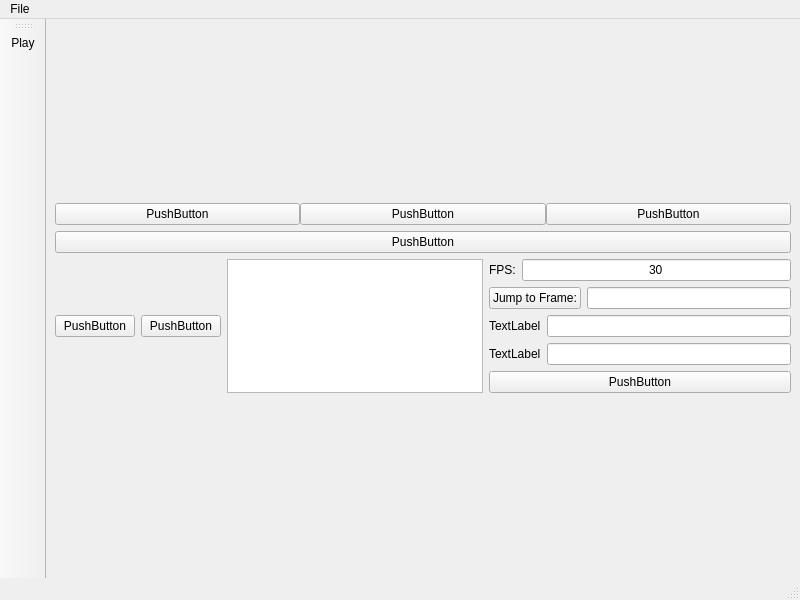
<?xml version="1.0" encoding="UTF-8"?>
<ui version="4.0">
 <class>MainWindow</class>
 <widget class="QMainWindow" name="MainWindow">
  <property name="geometry">
   <rect>
    <x>0</x>
    <y>0</y>
    <width>800</width>
    <height>600</height>
   </rect>
  </property>
  <property name="windowTitle">
   <string>MainWindow</string>
  </property>
  <widget class="QWidget" name="centralwidget">
   <layout class="QVBoxLayout" name="verticalLayout_6">
    <item>
     <layout class="QVBoxLayout" name="verticalLayout_5">
      <item>
       <layout class="QVBoxLayout" name="layout_vid">
        <item>
         <layout class="QHBoxLayout" name="horizontalLayout_3">
          <property name="spacing">
           <number>0</number>
          </property>
          <item>
           <widget class="QPushButton" name="b_video_left">
            <property name="sizePolicy">
             <sizepolicy hsizetype="Minimum" vsizetype="Fixed">
              <horstretch>0</horstretch>
              <verstretch>0</verstretch>
             </sizepolicy>
            </property>
            <property name="text">
             <string>PushButton</string>
            </property>
           </widget>
          </item>
          <item>
           <widget class="QPushButton" name="b_video_up">
            <property name="text">
             <string>PushButton</string>
            </property>
           </widget>
          </item>
          <item>
           <widget class="QPushButton" name="b_video_right">
            <property name="text">
             <string>PushButton</string>
            </property>
           </widget>
          </item>
         </layout>
        </item>
        <item>
         <widget class="QPushButton" name="b_video_down">
          <property name="text">
           <string>PushButton</string>
          </property>
         </widget>
        </item>
       </layout>
      </item>
      <item>
       <layout class="QHBoxLayout" name="horizontalLayout_7">
        <item>
         <layout class="QVBoxLayout" name="layout_plot">
          <item>
           <layout class="QHBoxLayout" name="horizontalLayout">
            <item>
             <widget class="QPushButton" name="b_plot_left">
              <property name="text">
               <string>PushButton</string>
              </property>
             </widget>
            </item>
            <item>
             <widget class="QPushButton" name="b_plot_right">
              <property name="text">
               <string>PushButton</string>
              </property>
             </widget>
            </item>
           </layout>
          </item>
         </layout>
        </item>
        <item>
         <widget class="QListWidget" name="lw_data">
          <property name="sizePolicy">
           <sizepolicy hsizetype="Preferred" vsizetype="Preferred">
            <horstretch>0</horstretch>
            <verstretch>0</verstretch>
           </sizepolicy>
          </property>
         </widget>
        </item>
        <item>
         <layout class="QVBoxLayout" name="verticalLayout">
          <item>
           <layout class="QHBoxLayout" name="horizontalLayout_2">
            <item>
             <widget class="QLabel" name="l_fps">
              <property name="text">
               <string>FPS:</string>
              </property>
             </widget>
            </item>
            <item>
             <widget class="QLineEdit" name="t_fps">
              <property name="layoutDirection">
               <enum>Qt::LeftToRight</enum>
              </property>
              <property name="text">
               <string>30</string>
              </property>
              <property name="alignment">
               <set>Qt::AlignCenter</set>
              </property>
             </widget>
            </item>
           </layout>
          </item>
          <item>
           <layout class="QVBoxLayout" name="verticalLayout_4">
            <item>
             <layout class="QVBoxLayout" name="verticalLayout_3">
              <item>
               <layout class="QHBoxLayout" name="horizontalLayout_4">
                <item>
                 <widget class="QPushButton" name="b_jump">
                  <property name="text">
                   <string>Jump to Frame:</string>
                  </property>
                 </widget>
                </item>
                <item>
                 <widget class="QLineEdit" name="t_frame"/>
                </item>
               </layout>
              </item>
              <item>
               <layout class="QHBoxLayout" name="horizontalLayout_5">
                <item>
                 <widget class="QLabel" name="label_2">
                  <property name="text">
                   <string>TextLabel</string>
                  </property>
                 </widget>
                </item>
                <item>
                 <widget class="QLineEdit" name="lineEdit_2"/>
                </item>
               </layout>
              </item>
              <item>
               <layout class="QHBoxLayout" name="horizontalLayout_6">
                <item>
                 <widget class="QLabel" name="label_3">
                  <property name="text">
                   <string>TextLabel</string>
                  </property>
                 </widget>
                </item>
                <item>
                 <widget class="QLineEdit" name="lineEdit_3"/>
                </item>
               </layout>
              </item>
             </layout>
            </item>
            <item>
             <widget class="QPushButton" name="b_rerun">
              <property name="text">
               <string>PushButton</string>
              </property>
             </widget>
            </item>
           </layout>
          </item>
         </layout>
        </item>
       </layout>
      </item>
     </layout>
    </item>
   </layout>
  </widget>
  <widget class="QMenuBar" name="menubar">
   <property name="geometry">
    <rect>
     <x>0</x>
     <y>0</y>
     <width>800</width>
     <height>22</height>
    </rect>
   </property>
   <widget class="QMenu" name="menuFile">
    <property name="title">
     <string>File</string>
    </property>
   </widget>
   <addaction name="menuFile"/>
  </widget>
  <widget class="QStatusBar" name="statusbar"/>
  <widget class="QToolBar" name="toolBar">
   <property name="windowTitle">
    <string>toolBar</string>
   </property>
   <attribute name="toolBarArea">
    <enum>LeftToolBarArea</enum>
   </attribute>
   <attribute name="toolBarBreak">
    <bool>false</bool>
   </attribute>
   <addaction name="actionPlay"/>
  </widget>
  <action name="actionPlay">
   <property name="text">
    <string>Play</string>
   </property>
   <property name="toolTip">
    <string>&lt;html&gt;&lt;head/&gt;&lt;body&gt;&lt;p&gt;Play the selected video, or stop it.&lt;/p&gt;&lt;/body&gt;&lt;/html&gt;</string>
   </property>
   <property name="shortcut">
    <string>Space</string>
   </property>
  </action>
 </widget>
 <resources/>
 <connections/>
</ui>
